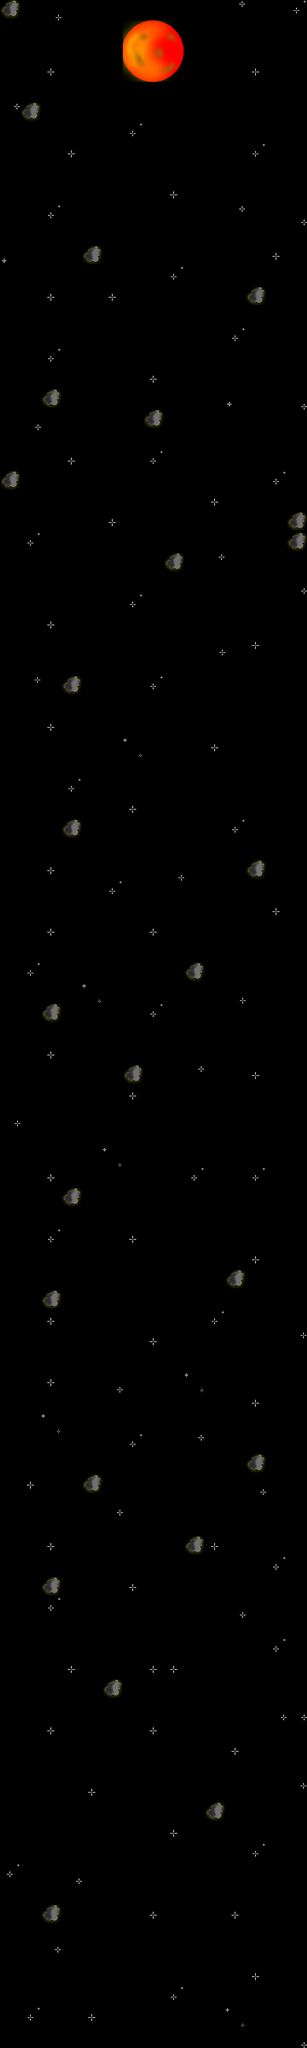

The image is a tile-based game level rendered from a .tmx file. Its description and complete source (layers, tilesets, objects, tile grids) follow:
An orthogonal 15x100 tile map with 32x32 px tiles, 1 tile layer (Слой тайлов 1), 2 tilesets and 18 objects (8x Enemies, 7x Asteroids, 2x Bubble, Player).

<map version="1.0" tiledversion="1.0.3" orientation="orthogonal" renderorder="right-down" width="15" height="100" tilewidth="32" tileheight="32" nextobjectid="25">
 <tileset firstgid="1" name="map" tilewidth="32" tileheight="32" tilecount="28" columns="7">
  <image source="Space_game/sky/map.png" width="224" height="128" />
 </tileset>
 <tileset firstgid="29" name="obj" tilewidth="32" tileheight="32" tilecount="7" columns="7">
  <image source="Space_game/objects/obj.png" width="224" height="32" />
 </tileset>
 <layer name="Слой тайлов 1" width="15" height="100">
  <data encoding="csv">
1,22,27,22,22,22,22,22,22,22,22,25,22,22,24,
22,22,22,22,22,22,2,3,4,22,22,22,22,22,22,
22,22,22,22,22,22,9,10,11,22,22,22,22,22,22,
22,22,23,22,22,22,16,17,18,22,22,22,23,22,22,
22,22,22,22,22,22,22,22,22,22,22,22,22,22,22,
25,1,22,22,22,22,22,22,22,22,22,22,22,22,22,
22,22,22,22,22,22,24,22,22,22,22,22,22,22,22,
22,22,22,23,22,22,22,22,22,22,22,22,24,22,22,
22,22,22,22,22,22,22,22,22,22,22,22,22,22,22,
22,22,22,22,22,22,22,22,23,22,22,22,22,22,22,
22,22,24,22,22,22,22,22,22,22,22,25,22,22,27,
22,22,22,22,22,22,22,22,22,22,22,22,22,22,22,
26,22,22,22,1,22,22,22,22,22,22,22,22,23,22,
22,22,22,22,22,22,22,22,24,22,22,22,22,22,22,
22,22,23,22,22,23,22,22,22,22,22,22,1,22,22,
22,22,22,22,22,22,22,22,22,22,22,22,22,22,22,
22,22,22,22,22,22,22,22,22,22,22,24,22,22,22,
22,22,24,22,22,22,22,22,22,22,22,22,22,22,22,
22,22,22,22,22,22,22,23,22,22,22,22,22,22,22,
22,22,1,22,22,22,22,22,22,22,22,26,22,22,27,
22,27,22,22,22,22,22,1,22,22,22,22,22,22,22,
22,22,22,22,22,22,22,22,22,22,22,22,22,22,22,
22,22,22,23,22,22,22,24,22,22,22,22,22,22,22,
1,22,22,22,22,22,22,22,22,22,22,22,22,24,22,
22,22,22,22,22,22,22,22,22,22,23,22,22,22,22,
22,22,22,22,22,23,22,22,22,22,22,22,22,22,1,
22,24,22,22,22,22,22,22,22,22,22,22,22,22,1,
22,22,22,22,22,22,22,22,1,22,25,22,22,22,22,
22,22,22,22,22,22,22,22,22,22,22,22,22,22,27,
22,22,22,22,22,22,24,22,22,22,22,22,22,22,22,
22,22,23,22,22,22,22,22,22,22,22,22,22,22,22,
22,22,22,22,22,22,22,22,22,22,27,22,23,22,22,
22,22,22,22,22,22,22,22,22,22,22,22,22,22,22,
22,25,22,1,22,22,22,24,22,22,22,22,22,22,22,
22,22,22,22,22,22,22,22,22,22,22,22,22,22,22,
22,22,23,22,22,22,22,22,22,22,22,22,22,22,22,
22,22,22,22,22,22,28,22,22,22,23,22,22,22,22,
22,22,22,22,22,22,22,22,22,22,22,22,22,22,22,
22,22,22,24,22,22,22,22,22,22,22,22,22,22,22,
22,22,22,22,22,22,23,22,22,22,22,22,22,22,22,
22,22,22,1,22,22,22,22,22,22,22,24,22,22,22,
22,22,22,22,22,22,22,22,22,22,22,22,22,22,22,
22,22,23,22,22,22,22,22,27,22,22,22,1,22,22,
22,22,22,22,22,24,22,22,22,22,22,22,22,22,22,
22,22,22,22,22,22,22,22,22,22,22,22,22,23,22,
22,22,23,22,22,22,22,23,22,22,22,22,22,22,22,
22,22,22,22,22,22,22,22,22,22,22,22,22,22,22,
22,24,22,22,22,22,22,22,22,1,22,22,22,22,22,
22,22,22,22,28,22,22,22,22,22,22,27,22,22,22,
22,22,1,22,22,22,22,24,22,22,22,22,22,22,22,
22,22,22,22,22,22,22,22,22,22,22,22,22,22,22,
22,22,23,22,22,22,22,22,22,22,22,22,22,22,22,
22,22,22,22,22,22,1,22,22,25,22,22,23,22,22,
22,22,22,22,22,22,23,22,22,22,22,22,22,22,22,
27,22,22,22,22,22,22,22,22,22,22,22,22,22,22,
22,22,22,22,22,22,22,22,22,22,22,22,22,22,22,
22,22,22,22,22,28,22,22,22,22,22,22,22,22,22,
22,22,23,22,22,22,22,22,22,24,22,22,24,22,22,
22,22,22,1,22,22,22,22,22,22,22,22,22,22,22,
22,22,22,22,22,22,22,22,22,22,22,22,22,22,22,
22,22,24,22,22,22,23,22,22,22,22,22,22,22,22,
22,22,22,22,22,22,22,22,22,22,22,22,23,22,22,
22,22,22,22,22,22,22,22,22,22,22,1,22,22,22,
22,22,1,22,22,22,22,22,22,22,22,22,22,22,22,
22,22,23,22,22,22,22,22,22,22,24,22,22,22,22,
22,22,22,22,22,22,22,23,22,22,22,22,22,22,25,
22,22,22,22,22,22,22,22,22,22,22,22,22,22,22,
22,22,23,22,22,27,22,22,22,28,22,22,22,22,22,
22,22,22,22,22,22,22,22,22,22,22,22,23,22,22,
22,22,28,22,22,22,22,22,22,22,22,22,22,22,22,
22,22,22,22,22,22,24,22,22,25,22,22,22,22,22,
22,22,22,22,22,22,22,22,22,22,22,22,1,22,22,
22,23,22,22,1,22,22,22,22,22,22,22,27,22,22,
22,22,22,22,22,27,22,22,22,22,22,22,22,22,22,
22,22,22,22,22,22,22,22,22,22,22,22,22,22,22,
22,22,23,22,22,22,22,22,22,1,23,22,22,22,22,
22,22,22,22,22,22,22,22,22,22,22,22,22,24,22,
22,22,1,22,22,22,23,22,22,22,22,22,22,22,22,
22,22,24,22,22,22,22,22,22,22,22,27,22,22,22,
22,22,22,22,22,22,22,22,22,22,22,22,22,22,22,
22,22,22,22,22,22,22,22,22,22,22,22,22,24,22,
22,22,22,23,22,22,22,23,23,22,22,22,22,22,22,
22,22,22,22,22,1,22,22,22,22,22,22,22,22,22,
22,22,22,22,22,22,22,22,22,22,22,22,22,27,27,
22,22,23,22,22,22,22,23,22,22,22,22,22,22,22,
22,22,22,22,22,22,22,22,22,22,22,23,22,22,22,
22,22,22,22,22,22,22,22,22,22,22,22,22,22,22,
22,22,22,22,23,22,22,22,22,22,22,22,22,22,25,
22,22,22,22,22,22,22,22,22,22,1,22,22,22,22,
22,22,22,22,22,22,22,22,23,22,22,22,22,22,22,
22,22,22,22,22,22,22,22,22,22,22,22,24,22,22,
24,22,22,27,22,22,22,22,22,22,22,22,22,22,22,
22,22,22,22,22,22,22,22,22,22,22,22,22,22,22,
22,22,1,22,22,22,22,23,22,22,22,23,22,22,22,
22,22,22,22,22,22,22,22,22,22,22,22,22,22,22,
22,22,25,22,22,22,22,22,22,22,22,22,22,22,22,
22,22,22,22,22,22,22,22,22,22,22,22,23,22,22,
22,22,22,22,22,22,22,22,24,22,22,22,22,22,22,
22,24,22,22,23,22,22,22,22,22,22,28,22,22,22,
22,22,22,22,22,22,22,22,22,22,22,22,22,22,27
</data>
 </layer>
 <objectgroup name="Слой объектов 1">
  <object id="1" name="Player" gid="34" x="226" y="3162" width="32" height="32" />
  <object id="3" name="Enemies" gid="31" x="361" y="1648" width="32" height="32" />
  <object id="4" name="Enemies" gid="31" x="91" y="1742" width="32" height="32" />
  <object id="5" name="Enemies" gid="31" x="32" y="1436" width="32" height="32" />
  <object id="6" name="Enemies" gid="31" x="258" y="1246" width="32" height="32" />
  <object id="8" name="Enemies" gid="31" x="30" y="1162" width="32" height="32" />
  <object id="9" name="Enemies" gid="31" x="110" y="932" width="32" height="32" />
  <object id="10" name="Bubble" gid="30" x="385" y="1413" width="32" height="32" />
  <object id="13" name="Enemies" gid="31" x="62" y="2831" width="32" height="32" />
  <object id="14" name="Asteroids" gid="29" x="438" y="2478" width="32" height="32" />
  <object id="15" name="Asteroids" gid="29" x="198" y="2042" width="32" height="32" />
  <object id="16" name="Asteroids" gid="29" x="91" y="2141" width="32" height="32" />
  <object id="17" name="Asteroids" gid="29" x="305" y="2128" width="32" height="32" />
  <object id="18" name="Asteroids" gid="29" x="53" y="515" width="32" height="32" />
  <object id="19" name="Asteroids" gid="29" x="372" y="589" width="32" height="32" />
  <object id="20" name="Asteroids" gid="29" x="229" y="353" width="32" height="32" />
  <object id="21" name="Bubble" gid="30" x="224" y="703" width="32" height="32" />
  <object id="22" name="Enemies" gid="31" x="182" y="2433" width="32" height="32" />
 </objectgroup>
</map>